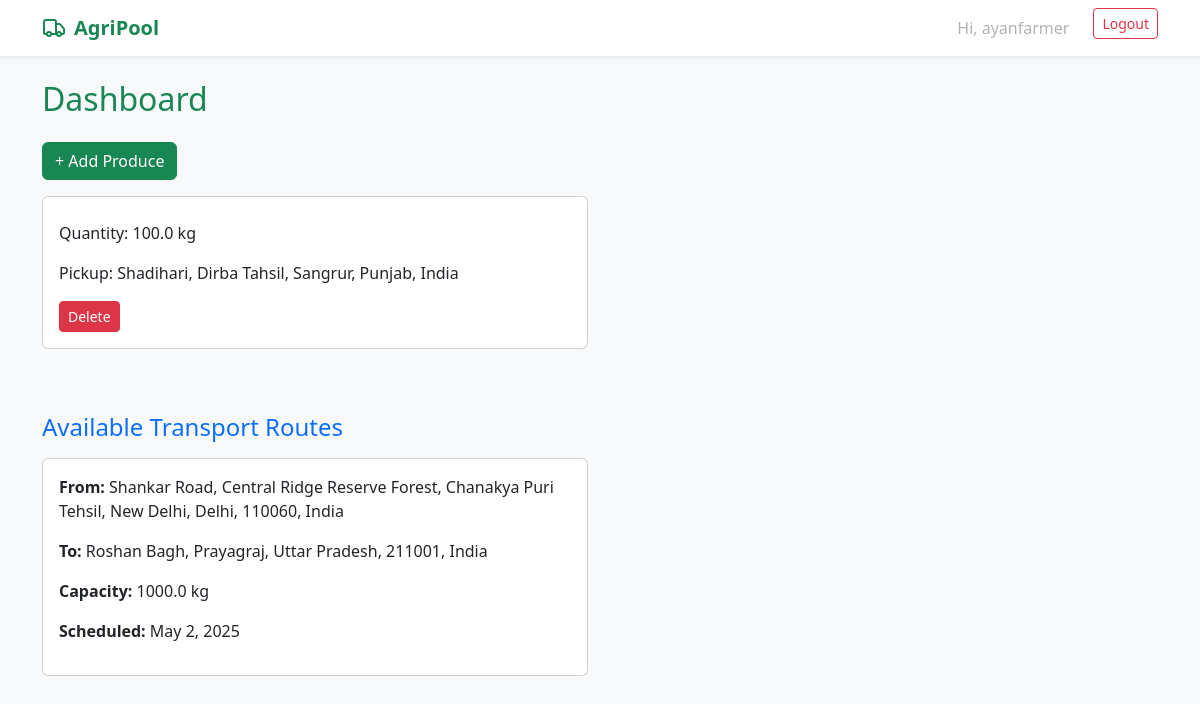
Page /dashboard/ (signed in) on the committed database.
### core/models.py (models this page shows, shortened)
class Produce(models.Model):
    owner = models.ForeignKey(User, on_delete=models.CASCADE)
    item_name = models.CharField(max_length=100)
    item_weight = models.FloatField()
    pickup_location = models.CharField(max_length=200)
    created_at = models.DateTimeField(auto_now_add=True)

class Transport(models.Model):
    driver = models.ForeignKey(User, on_delete=models.CASCADE)
    route_start_lat = models.FloatField()
    route_start_lng = models.FloatField()
    route_end_lat = models.FloatField()
    route_end_lng = models.FloatField()
    capacity_total = models.FloatField()
    capacity_used = models.FloatField(default=0)
    scheduled_date = models.DateField()
    created_at = models.DateTimeField(auto_now_add=True)
    route_start_address = models.CharField(
        max_length=255, blank=True, null=True)
    route_end_address = models.CharField(max_length=255, blank=True, null=True)

### core/views.py (the view)
# urls.py: path('dashboard/', views.dashboard, name='dashboard'),
@login_required
def dashboard(request):
    profile = request.user.userprofile
    produce = Produce.objects.filter(
        owner=request.user) if profile.role == 'farmer' else None
    transport = Transport.objects.all()
    return render(request, 'core/dashboard.html', {
        'profile': profile,
        'produce': produce,
        'transport': transport
    })

### core/templates/core/dashboard.html (shortened to what this page needs)
{% extends "base.html" %} {% block content %}
<h2 class="text-success mb-4">Dashboard</h2>
{% if profile.role == 'farmer' %}
<a href="{% url 'create_produce' %}" class="btn btn-success mb-3"
  >+ Add Produce</a
>
<div class="row">
  {% for item in produce %}
  <div class="col-md-6">
    <div class="card mb-3">
      <div class="card-body">
        <p>Quantity: {{ item.item_weight }} kg</p>
        <p>Pickup: {{ item.pickup_location }}</p>
        <form
          method="post"
          action="{% url 'delete_produce' item.id %}"
          class="mt-2"
        >
          <button type="submit" class="btn btn-danger btn-sm">Delete</button>
        </form>
      </div>
    </div>
  </div>
  {% endfor %}
</div>
{% endif %}
<h4 class="mt-5 mb-3 text-primary">Available Transport Routes</h4>
<div class="row">
  {% for t in transport %}
  <div class="col-md-6">
    <div class="card mb-3">
      <div class="card-body">
        <p><strong>From:</strong> {{ t.route_start_address }}</p>
        <p><strong>To:</strong> {{ t.route_end_address }}</p>
        <p><strong>Capacity:</strong> {{ t.capacity_total }} kg</p>
        <p><strong>Scheduled:</strong> {{ t.scheduled_date }}</p>
      </div>
    </div>
  </div>
  {% endfor %}
</div>
{% endblock %}

### core/templates/base.html (shortened to what this page needs)
<!DOCTYPE html>
<html lang="en">
  <head>
    <link
      href="https://cdn.jsdelivr.net/npm/bootstrap@5.3.0/dist/css/bootstrap.min.css"
      rel="stylesheet"
    />
  </head>
  <body class="bg-light">
    <nav class="navbar navbar-expand-lg navbar-light bg-white shadow-sm">
      <div class="container">
        <a
          class="navbar-brand text-success fw-bold d-flex align-items-center"
          href="/"
        >
          <i data-lucide="truck" class="me-2"></i> AgriPool
        </a>
        <div
          class="collapse navbar-collapse justify-content-end"
          id="navbarNav"
        >
          <ul class="navbar-nav">
            {% if user.is_authenticated %}
            <li class="nav-item me-3">
              <span class="nav-link disabled">Hi, {{ user.username }}</span>
            </li>
            <li class="nav-item">
              <form method="POST" action="{% url 'logout' %}">
                <button type="submit" class="btn btn-outline-danger btn-sm">
                  Logout
                </button>
              </form>
            </li>
            {% endif %}
          </ul>
        </div>
      </div>
    </nav>
    <div class="container py-4">{% block content %}{% endblock %}</div>
  </body>
</html>

### rows in the picture
Produce: item_weight "100.0", pickup_location "Shadihari, Dirba Tahsil, Sangrur, Punjab, India"
Transport: route_start_address "Shankar Road, Central Ridge Reserve Forest, Chanakya Puri Tehsil, New Delhi, Delhi, 110060, India", route_end_address "Roshan Bagh, Prayagraj, Uttar Pradesh, 211001, India", capacity_total "1000.0", scheduled_date "May 2, 2025"

### other values in the picture
{{ user.username }} "ayanfarmer"
